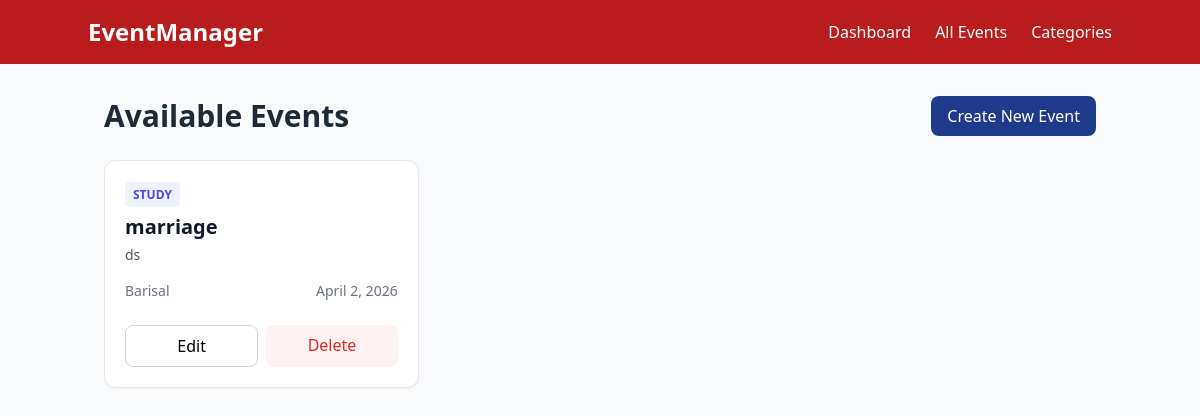
Screenshot of /events/ with the database file from the repository.
### events/models.py (models this page shows, shortened)
class Event(models.Model):
    name = models.CharField(max_length=200)
    description = models.TextField()
    date = models.DateField()
    time = models.TimeField()
    location = models.CharField(max_length=255)
    category = models.ForeignKey(Category, on_delete=models.CASCADE, related_name='events')

class Category(models.Model):
    name = models.CharField(max_length=100)
    description = models.TextField()

### events/views.py (the view)
# urls.py: path('events/', views.event_list, name='event-list'),
def event_list(request):
    events = Event.objects.select_related('category').prefetch_related('participants').all()
    search_query = request.GET.get('q')
    if search_query:
        events = events.filter(
            Q(name__icontains=search_query) |
            Q(location__icontains=search_query)
        )
    start_date = request.GET.get('start_date')
    end_date = request.GET.get('end_date')
    if start_date and end_date:
        events = events.filter(date__range=[start_date, end_date])
    return render(request, 'events_app/event_list.html', {'events': events})

### events/templates/events_app/event_list.html
{% extends "events_app/base.html" %}
{% block content %}
<div class="flex justify-between items-center mb-6">
    <h2 class="text-3xl font-extrabold text-gray-800">Available Events</h2>
    <a href="{% url 'event-create' %}" class="bg-blue-900 text-white px-4 py-2 rounded-lg hover:bg-green-700">
        Create New Event
    </a>
</div>
<div class="grid grid-cols-1 md:grid-cols-2 lg:grid-cols-3 gap-6">
    {% for event in events %}
    <div class="bg-white border border-gray-200 rounded-xl p-5 shadow-sm hover:shadow-lg">
        <span class="text-xs font-semibold uppercase text-indigo-600 bg-indigo-50 px-2 py-1 rounded">
            {{ event.category.name }}
        </span>
        <h3 class="text-xl font-bold mt-2 text-gray-900">{{ event.name }}</h3>
        <p class="text-gray-600 text-sm mt-1 line-clamp-2">{{ event.description }}</p>
        <div class="mt-4 flex items-center justify-between text-sm text-gray-500">
            <span>{{ event.location }}</span>
            <span>{{ event.date }}</span>
        </div>
        <div class="mt-6 flex gap-2">
            <a href="{% url 'event-update' event.id %}" class="flex-1 text-center py-2 border border-gray-300 rounded-lg hover:bg-gray-50">Edit</a>
            <a href="{% url 'event-delete' event.id %}" class="flex-1 text-center py-2 bg-red-50 text-red-600 rounded-lg hover:bg-red-100">Delete</a>
        </div>
    </div>
    {% endfor %}
</div>
{% endblock %}

### rows the page displays
Event: category.name "STUDY", name "marriage", description "ds", location "Barisal", date "April 2, 2026"
